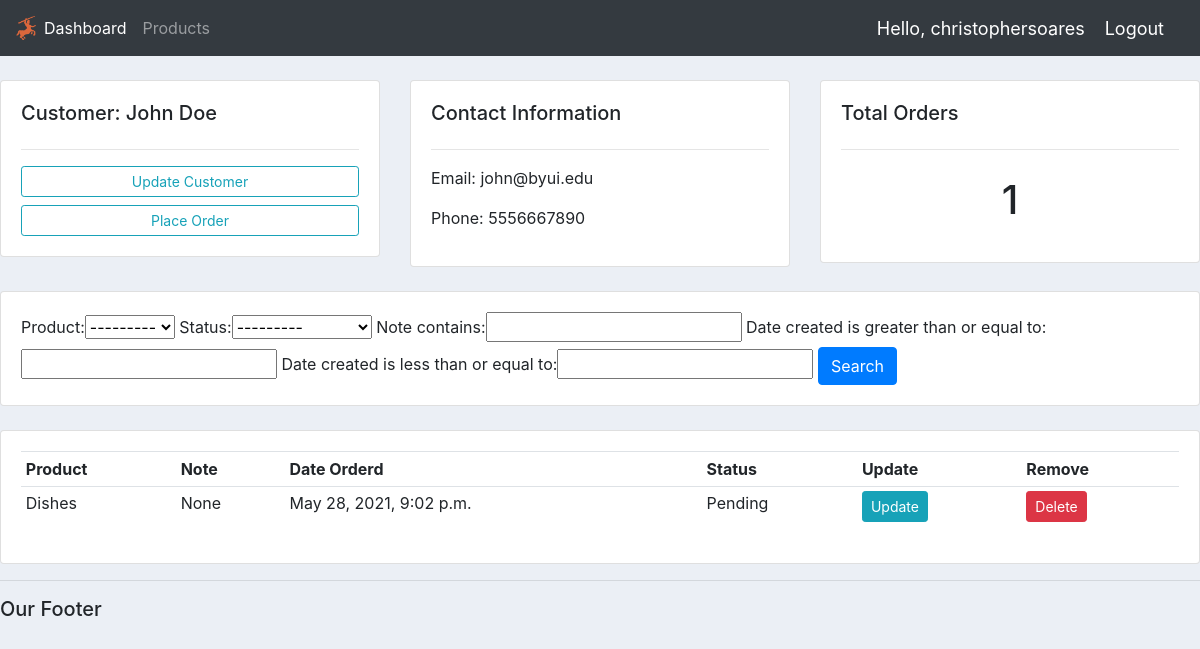
The app's page /customer/1/ (signed in), older data.
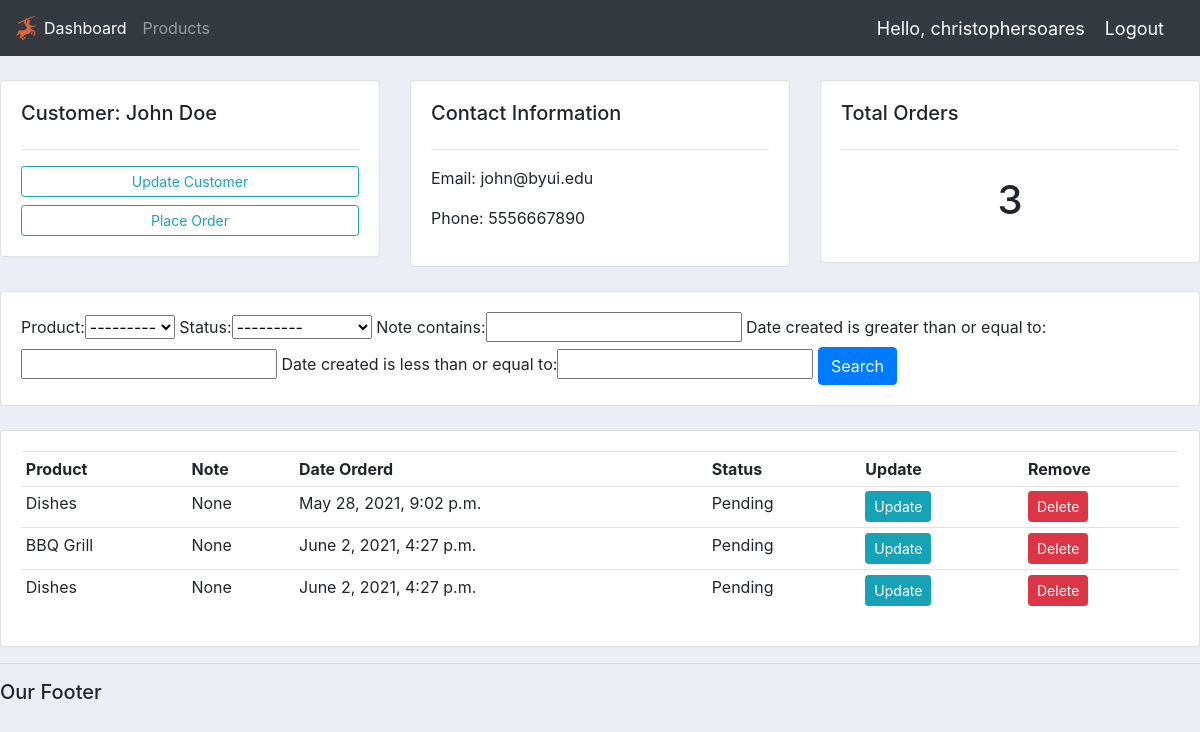
The same page, newer data.
### accounts/models.py (models this page shows, shortened)
class Order(models.Model):
    STATUS = (
        ('Pending', 'Pending'),
        ('Out for delivery', 'Out for delivery'),
        ('Delivered', 'Delivered')
        )
    customer = models.ForeignKey(Customer, null=True, on_delete= models.SET_NULL)
    product =  models.ForeignKey(Product, null=True, on_delete= models.SET_NULL)
    date_created = models.DateTimeField(auto_now_add=True, null=True)
    status = models.CharField(max_length=200, null=True, choices=STATUS)
    note = models.CharField(max_length=1000, null=True)

class Product(models.Model):
    CATEGORY = (
        ('Indoor', 'Indoor'),
        ('Outdoor', 'Outdoor'),
        )
    name = models.CharField(max_length=200, null=True)
    price = models.FloatField(null=True)
    category = models.CharField(max_length=200, null=True, choices=CATEGORY)
    description = models.CharField(max_length=200, null=True, blank=True)
    date_created = models.DateTimeField(auto_now_add=True, null=True)
    tags = models.ManyToManyField(Tag)
    def __str__(self):
        return self.name

### accounts/views.py (the view)
# urls.py: path('customer/<str:pk_test>/', views.customer, name='customer'),
@login_required(login_url='login')
def customer(request, pk_test):
    customer = Customer.objects.get(id=pk_test)
    orders = customer.order_set.all()
    order_count = orders.count()
    myFilter = OrderFilter(request.GET, queryset=orders)
    orders = myFilter.qs
    context = {'customer':customer, 'orders':orders, 'order_count':order_count,'myFilter':myFilter}
    return render(request, 'accounts/customer.html',context)

### accounts/templates/accounts/customer.html
{%  extends 'accounts/main.html' %}
{% block content %}
	<br>
<div class="row">
	<div class="col-md">
		<div class="card card-body">
			<h5>Customer: {{customer.name}}</h5>
			<hr>
			<a class="btn btn-outline-info  btn-sm btn-block" href="">Update Customer</a>
			<a class="btn btn-outline-info  btn-sm btn-block" href="{% url 'create_order' customer.id %}">Place Order</a>
		</div>
	</div>
	<div class="col-md">
		<div class="card card-body">
			<h5>Contact Information</h5>
			<hr>
			<p>Email: {{customer.email}} </p>
			<p>Phone: {{customer.phone}} </p>
		</div>
	</div>
	<div class="col-md">
		<div class="card card-body">
			<h5>Total Orders</h5>
			<hr>
			<h1 style="text-align: center;padding: 10px"> {{order_count}}</h1>
		</div>
	</div>
</div>
<br>
<div class="row">
	<div class="col">
		<div class="card card-body">
			<form method="get">
				{{myFilter.form}}
		    <button class="btn btn-primary" type="submit">Search</button>
		  </form>
		</div>
	</div>
</div>
<br>
<div class="row">
	<div class="col-md">
		<div class="card card-body">
			<table class="table table-sm">
				<tr>
					<th>Product</th>
					<th>Note</th>
					<th>Date Orderd</th>
					<th>Status</th>
					<th>Update</th>
					<th>Remove</th>
				</tr>
				{% for order in orders %}
				<tr>
					<td>{{order.product}}</td>
					<td>{{order.note}}</td>
					<td>{{order.date_created}}</td>
					<td>{{order.status}}</td>
					<td><a class="btn btn-sm btn-info" href="{% url 'update_order' order.id %}" >Update</a></td>
                        <td><a class="btn btn-sm btn-danger" href="{% url 'delete_order' order.id %}">Delete</a></td>
				</tr>
				{% endfor %}
			</table>
		</div>
	</div>
</div>
{% endblock %}

Row changes from the older to the newer data that the page shows:
added Order: product "BBQ Grill", note "None", date_created "June 2, 2021, 4:27 p.m.", status "Pending"
added Order: product "Dishes", note "None", date_created "June 2, 2021, 4:27 p.m.", status "Pending"
Text that changed along with them:
{{ order_count }}: "1" → "3"
